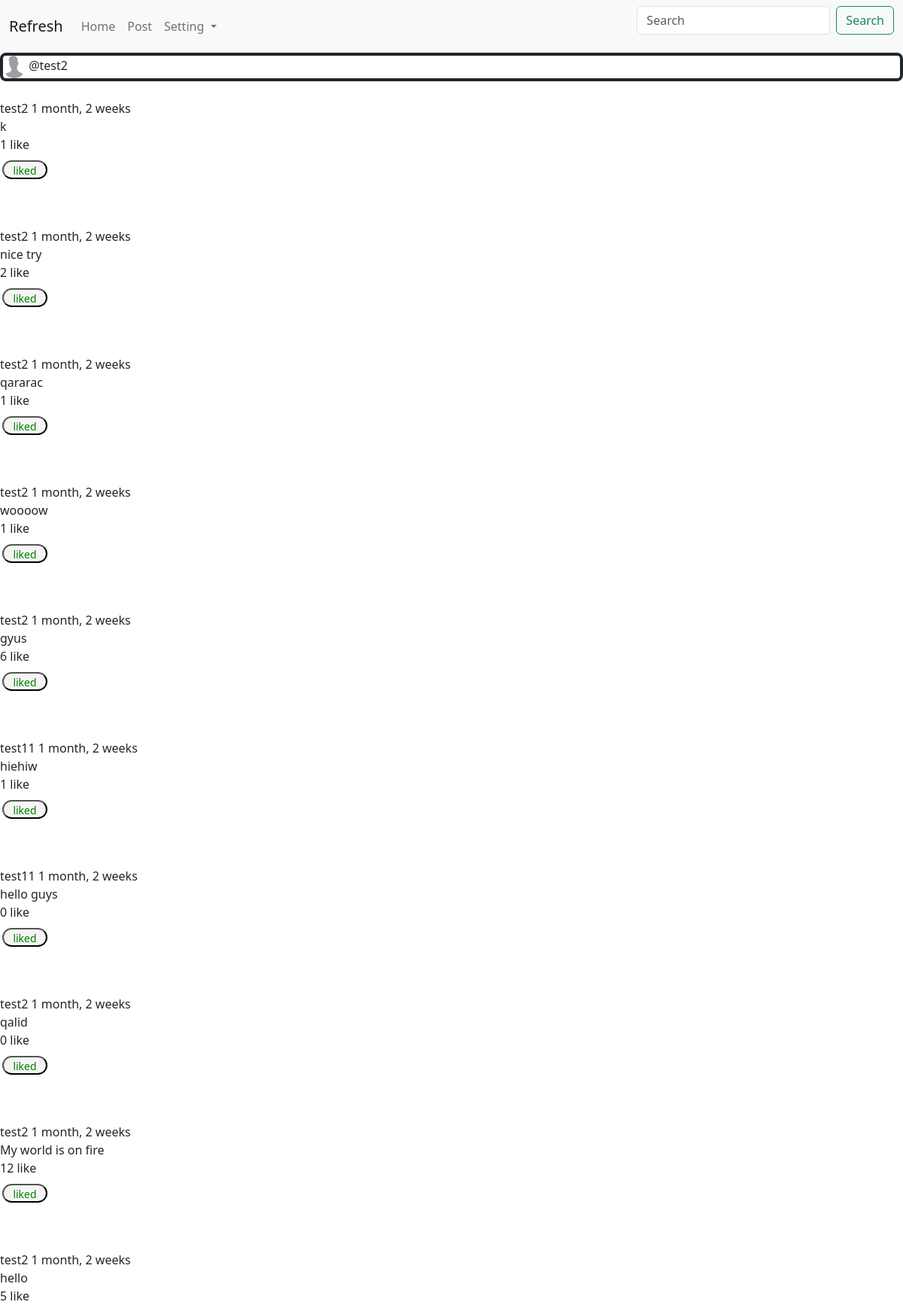
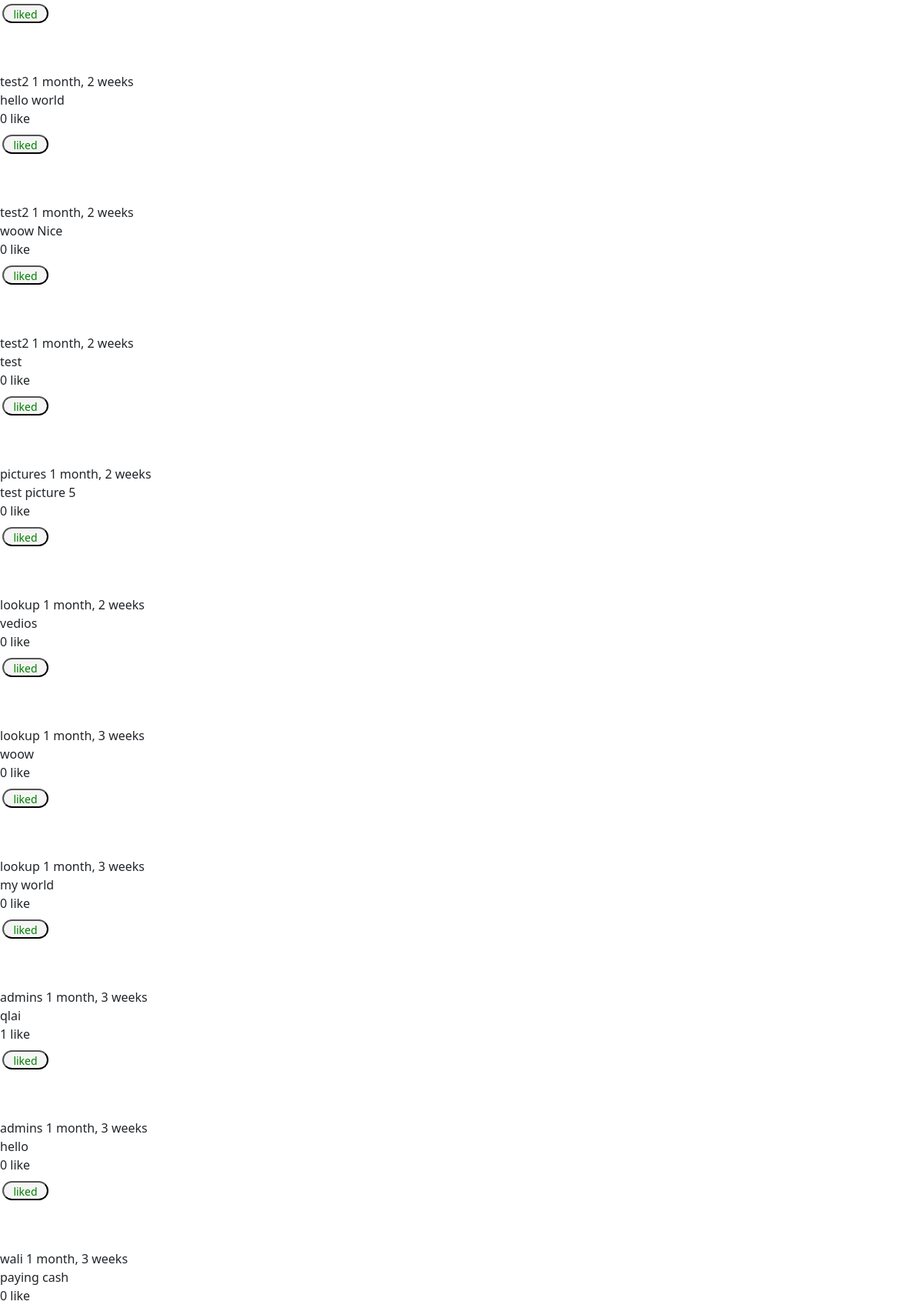
The app's page /1/ (signed in, upper part) with its own data (2 pictures, top to bottom).
### Blogs/models.py (models this page shows, shortened)
class User(AbstractBaseUser, PermissionsMixin):
    username = models.CharField(max_length=300, unique=True, null=False)
    email = models.EmailField(unique=True, null=False)
    profile_pic = models.ImageField(upload_to='images/', null=True, blank=True, default='defuilt/avatar.jpg')
    is_staff = models.BooleanField(default=True)
    is_active = models.BooleanField(default=True)
    is_superuser = models.BooleanField(default=False)
    objects = UserManager()
    USERNAME_FIELD = 'email'
    REQUIRED_FIELDS = ['username']
    class Meta:
        verbose_name = 'User'
        verbose_name_plural = 'Users'

class Posts(models.Model):
    auther = models.ForeignKey(User, on_delete=models.CASCADE)
    BlogPost = models.TextField()
    VedioPost = models.FileField(upload_to="vedios/", null=True, blank=True)
    PhotePost = models.ImageField(upload_to='images/', null=True, blank=True)
    likes = models.ManyToManyField(User, related_name='Blog_Post')
    created_date = models.DateTimeField(auto_now_add=True)
    updated_date = models.DateTimeField(auto_now=True)
    likes = models.ManyToManyField(User, related_name='likes')
    class Meta:
        ordering = ['-created_date']
    def __str__(self):
        return self.BlogPost

### Blogs/views.py (the view, shortened to what this page needs)
# urls.py: path('', views.home, name='home'),
@login_required(login_url='login')
def home(request, id):
    posts = Posts.objects.get(pk=id)
    liked = None
    user = request.user
    if posts.likes.filter(id=user.id).exists():
        liked = True
    mydata = Posts.objects.all()
    context = {
        'posts':mydata,
        'liked': liked,
    }
    return render(request, 'Blogs/home.html', context)

### Blogs/template/Blogs/home.html (shortened to what this page needs)
{% include "Blogs/navbar.html" %}
<!DOCTYPE html>
<html>
<head>
    <link rel="stylesheet" type="text/css" href="Blogs/static/css/bootstrap.css">
</head>
<body>
 <div>
<div>
<div style="border: 3px solid; border-width: 4px; border-radius: 8px;">
    <img src="{{request.user.profile_pic.url}}">
    @{{request.user.username}}
</div>
    {% for post in  posts %}
        <br>
        {{post.auther.username}}     {{post.created_date |timesince}}
        <br>
            {{post}}
        <br>
            {{post.likes.count}} like
        <br>
            <form method="post" action="{% url 'postView' post.id %}">
                {% if request.user.Post.likes.all %}
                    <button style="background-color: whitesmoke; color: blue; font-size: 14; border-radius: 14px; height: 25px; width: 60px; margin-left: 3px; margin-top: 9px;">Unlike</button>
                {% else %}
                    <button style="background-color: whitesmoke; color: green; font-size: 14; border-radius: 14px; height: 25px; width: 60px; margin-left: 3px; margin-top: 9px;">liked</button>
                {% endif %}
            </form>
        <br>
    {% endfor %}
</div>
</div>
</body>
</html>

### Blogs/template/Blogs/navbar.html (shortened to what this page needs)
<link href="https://cdn.jsdelivr.net/npm/bootstrap@5.0.2/dist/css/bootstrap.min.css" rel="stylesheet">
{% block content %}
<nav class="navbar navbar-expand-lg navbar-light bg-light">
  <div class="container-fluid">
    <a class="navbar-brand" href="#">Refresh</a>
    <div class="collapse navbar-collapse" id="navbarSupportedContent">
      <ul class="navbar-nav me-auto mb-2 mb-lg-0">
        <li class="nav-item">
          <a class="nav-link" aria-current="page" href="{% url 'home' %}">Home</a>
        </li>
        <li class="nav-item">
          <a class="nav-link" href="">Post</a>
        </li>
        <li class="nav-item dropdown">
          <a class="nav-link dropdown-toggle" href="#" id="navbarDropdown" role="button" data-bs-toggle="dropdown" aria-expanded="false">
            Setting
          </a>
        </li>
      </ul>
      <form class="d-flex">
        <input class="form-control me-2" type="search" placeholder="Search" aria-label="Search">
        <button class="btn btn-outline-success" type="submit">Search</button>
      </form>
    </div>
  </div>
</nav>
<body>
</body>
{% endblock %}

### Blogs/template/Blogs/home.html (style rules this page uses)
img { width: 30px; height: 30px; border-radius: 23px; display: inline-block; }

### records on screen
User: user.profile_pic (placeholder picture), user.username "test2"
Posts: auther.username "test2", created_date "1 month, 2 weeks", BlogPost "k", likes.count "1", shows "liked"
Posts: auther.username "test2", created_date "1 month, 2 weeks", BlogPost "nice try", likes.count "2", shows "liked"
Posts: auther.username "test2", created_date "1 month, 2 weeks", BlogPost "qararac", likes.count "1", shows "liked"
Posts: auther.username "test2", created_date "1 month, 2 weeks", BlogPost "woooow", likes.count "1", shows "liked"
Posts: auther.username "test2", created_date "1 month, 2 weeks", BlogPost "gyus", likes.count "6", shows "liked"
Posts: auther.username "test11", created_date "1 month, 2 weeks", BlogPost "hiehiw", likes.count "1", shows "liked"
Posts: auther.username "test11", created_date "1 month, 2 weeks", BlogPost "hello guys", likes.count "0", shows "liked"
Posts: auther.username "test2", created_date "1 month, 2 weeks", BlogPost "qalid", likes.count "0", shows "liked"
Posts: auther.username "test2", created_date "1 month, 2 weeks", BlogPost "My world is on fire", likes.count "12", shows "liked"
Posts: auther.username "test2", created_date "1 month, 2 weeks", BlogPost "hello", likes.count "5", shows "liked"
Posts: auther.username "test2", created_date "1 month, 2 weeks", BlogPost "hello world", likes.count "0", shows "liked"
Posts: auther.username "test2", created_date "1 month, 2 weeks", BlogPost "woow Nice", likes.count "0", shows "liked"
Posts: auther.username "test2", created_date "1 month, 2 weeks", BlogPost "test", likes.count "0", shows "liked"
Posts: auther.username "pictures", created_date "1 month, 2 weeks", BlogPost "test picture 5", likes.count "0", shows "liked"
Posts: auther.username "lookup", created_date "1 month, 2 weeks", BlogPost "vedios", likes.count "0", shows "liked"
Posts: auther.username "lookup", created_date "1 month, 3 weeks", BlogPost "woow", likes.count "0", shows "liked"
Posts: auther.username "lookup", created_date "1 month, 3 weeks", BlogPost "my world", likes.count "0", shows "liked"
Posts: auther.username "admins", created_date "1 month, 3 weeks", BlogPost "qlai", likes.count "1", shows "liked"
Posts: auther.username "admins", created_date "1 month, 3 weeks", BlogPost "hello", likes.count "0", shows "liked"
Posts: auther.username "wali", created_date "1 month, 3 weeks", BlogPost "paying cash", likes.count "0"
